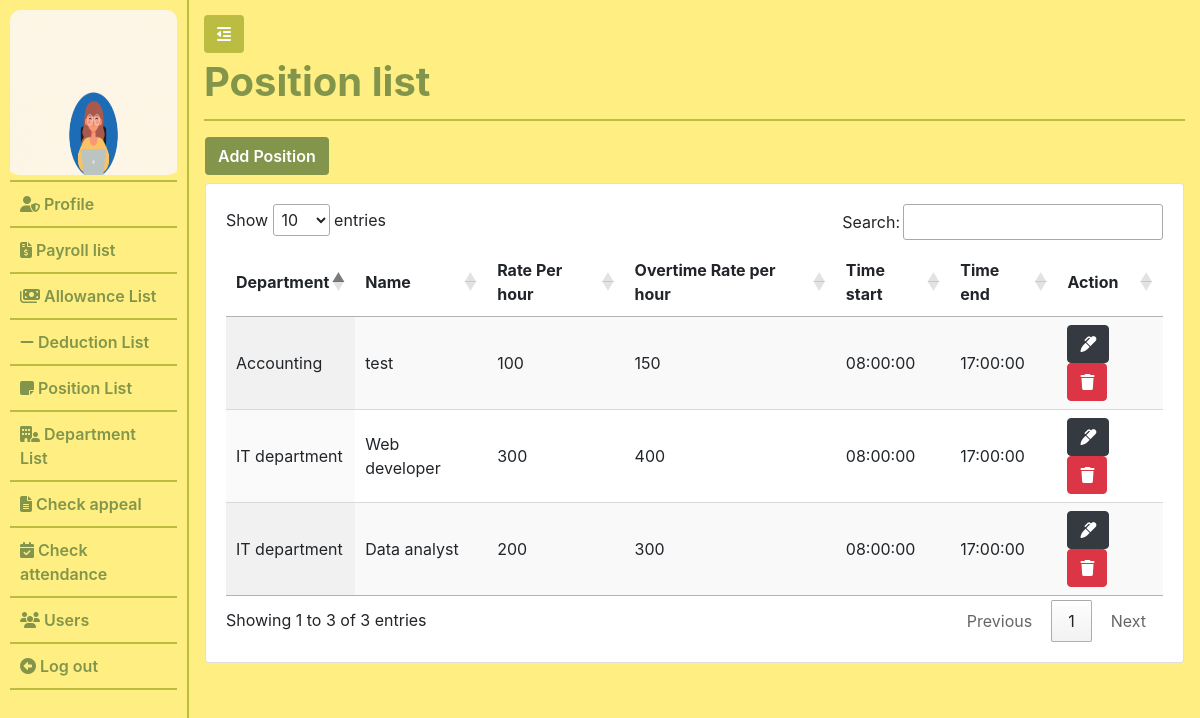
/admin/position_list.php (signed in), run on the app's committed database.
### tables this page shows
CREATE TABLE `users` (
  `id` int(11) NOT NULL,
  `username` varchar(255) NOT NULL,
  `password` varchar(255) NOT NULL,
  `first_name` varchar(64) NOT NULL,
  `last_name` varchar(64) NOT NULL,
  `user_role` varchar(255) NOT NULL,
  `user_image` varchar(255) DEFAULT NULL,
  `qr_code` varchar(255) NOT NULL,
  `qrcode_path` text NOT NULL,
  `position_id` int(11) NOT NULL
);

CREATE TABLE `position` (
  `id` int(11) NOT NULL,
  `position_name` varchar(255) NOT NULL,
  `rate_per_hour` int(11) NOT NULL,
  `rate_per_overtime` int(11) NOT NULL,
  `department_id` int(11) NOT NULL,
  `time_start` time NOT NULL,
  `time_end` time NOT NULL
);

CREATE TABLE `department` (
  `id` int(11) NOT NULL,
  `name` text NOT NULL
);

### common/classes/Session_user.php (called while the page is built, shortened)
<?php
    Class Session{
        private $id;
        public function get_user_id(){
            return $this->id;
        }
        public function check_if_logged_in(){
            if(isset($_SESSION['id']) && isset($_SESSION['user_role'])){
                $this->id = $_SESSION['id'];
            }else{
                unset($this->id);
                unset($this->user_role);
                $this->logged_in = false;
            }
        }
    }
    $session = new Session();

### common/classes/Database.php (called while the page is built, shortened)
<?php
    class Database{
        private $connection;
        public $servername = "localhost";
        public $user = "root";
        public $password = "";
        public $database_name = "ams_with_qrcode";
        public function connect_database(){
            $db = new mysqli($this->servername, $this->user, $this->password, $this->database_name);
            $this->connection = $db;
        }
        public function query($sql){
            $result =  $this->connection->query($sql);
            return $result;
        }
        public function prepare_query($sql){
            return $this->connection->prepare($sql);
        }
    }
    $database = new Database();
?>

### common/classes/DB_object.php (called while the page is built, shortened)
<?php
    class DB_object{
        protected static $db_name = "users";
        public static function find_by_id( $id){
            $result = static::find_by_query("SELECT * FROM " . static::$db_name . " WHERE id = $id");
            return (!empty($result)) ? array_shift($result) : false;
        }
        public static function find_by_query($sql){
            global $database;
            $result_query = $database->query($sql);
            $the_object_array = [];
            while($row = mysqli_fetch_assoc($result_query)){
                $the_object_array[] = static::instantiation($row);
            }
            return $the_object_array;
        }
        public static function instantiation($row){
            $called_object = new $get_called_class;
            foreach($row as $attribute => $value){
                if($called_object->has_attribute($attribute)){
                    $called_object->$attribute = $value;
                }
            }
            return $called_object;
        }
        public function has_attribute($attribute){
            $object_properties = get_object_vars($this);
            return array_key_exists($attribute, $object_properties);
        }
    }
?>

### common/classes/User.php (called while the page is built, shortened)
<?php
    class User extends DB_object{
        public $user_image;
        private $upload_directory = "..".DS."admin".DS.'images';
        private $img_placeholder = "https://place-hold.it/128x128?text=User+image";
        public function display_user_photo(){
            return (empty($this->user_image)) ? $this->img_placeholder : $this->upload_directory.DS.$this->user_image;
        }
    }
?>

### common/classes/Position.php (called while the page is built, shortened)
<?php
    class Position extends DB_object{
        public static function find_all_joint_table(){
            global $database;
            $fetch_position_query = $database->prepare_query("SELECT position.id, position.position_name, position.rate_per_hour, position.rate_per_overtime, position.time_start, position.time_end, department.name FROM position INNER JOIN department ON position.department_id = department.id");
            $fetch_position_query->execute();
                return $fetch_position_query;
        }
    }

### admin/position_list.php (the view, shortened to what this page needs)
<?php require_once "includes/header.php" ?>
<?php
    $all_position = Position::find_all_joint_table();
    $all_position->bind_result($position_id, $position_name, $position_rate_per_hour, $position_rate_per_overtime, $time_start, $time_end, $department);
?>
                <?php require_once "includes/side-nav.php" ?>
                <div class="page-wrapper">
                    <button class="btn toggle-icon">
                        <span> <i class="fas fa-outdent"></i> </span>
                    </button>
                    <div class="page-header">
                        <h1 class="">Position list</h1>
                    </div>
                        <div class="row">
                            <div class="col-lg-12 p-3">
                            <div>
                            <a href="add_position.php" class='btn add_user_btn mb-2'>Add Position</a>
                            <div class="card">
                                <div class="card-body">
                                <table class="display hover table-responsive-lg " id='position_table'>
                                    <thead>
                                        <tr>
                                            <th>Department</th>
                                            <th>Name</th>
                                            <th>Rate Per hour</th>
                                            <th>Overtime Rate per hour</th>
                                            <th>Time start</th>
                                            <th>Time end</th>
                                            <th>Action</th>
                                        </tr>
                                    </thead>
                                    <tbody>
                                            <?php while($all_position->fetch()): ?>
                                                <tr pId=<?= $position_id ?>>
                                                    <td> <?= $department; ?> </td>
                                                    <td> <?= $position_name ?> </td>
                                                    <td> <?= $position_rate_per_hour ?> </td>
                                                    <td> <?= $position_rate_per_overtime ?> </td>
                                                    <td><?= $time_start ?></td>
                                                    <td><?= $time_end ?></td>
                                                    <td> <div>
                                                        <a href='edit_position.php?pId=<?=$position_id?>' class='btn btn-dark'> <i class='fas fa-marker'></i> </a>
                                                        <button title='Delete' type='submit' class='btn btn-danger delete_btn' positionId=<?= $position_id ?> > <i class='fas fa-trash'></i> </button>
                                            </div> </td>
                                                </tr>
                                            <?php endwhile; ?>
                                    </tbody>
                                </table>
                                </div>
                            </div>
                        </div>
                </div>
        <?php require_once "includes/footer.php" ?>

### admin/includes/side-nav.php
<div id="my-nav" class="side-nav">
                        <ul class="navbar-nav flex-column vertical-nav">
                            <div class="user-image-container">
                                <img src="<?= $user->display_user_photo() ?>" alt="" id="user_image">
                            </div>
                                <li class="nav-item ">
                                    <a class="nav-link" href="profile.php"> <i class="fas fa-user-shield"></i> Profile</a>
                                </li>
                                <li class="nav-item">
                                    <a class="nav-link " href="payroll.php" > <i class="fas fa-file-invoice-dollar"></i> Payroll list</a>
                                </li>
                                <li class="nav-item">
                                    <a class="nav-link " href="allowance.php" > <i class="fas fa-money-bills"></i> Allowance List</a>
                                </li>
                                <li class="nav-item">
                                    <a class="nav-link " href="admin_deduction.php" > <i class="fas fa-minus"></i> Deduction List</a>
                                </li>
                                <li class="nav-item">
                                    <a class="nav-link " href="position_list.php" > <i class="fas fa-note-sticky"></i> Position List</a>
                                </li>
                                <li class="nav-item">
                                    <a class="nav-link " href="admin_department.php" > <i class="fas fa-building-user"></i> Department List</a>
                                </li>
                                <li class="nav-item">
                                    <a class="nav-link " href="admin_appeal.php" > <i class="fas fa-file-lines"></i> Check appeal</a>
                                </li>
                                <li class="nav-item">
                                    <a class="nav-link " href="check_attendance.php" > <i class="fas fa-calendar-check"></i> Check attendance</a>
                                </li>
                                <li class="nav-item">
                                    <a class="nav-link " href="users.php" > <i class="fas fa-users"></i> Users</a>
                                </li>
                            <li class="nav-item">
                                <a class="nav-link " href="logout.php" > <i class="fas fa-arrow-alt-circle-left"></i> Log out</a>
                            </li>
                        </ul>
                </div>

### admin/css/style.css (style rules this page uses)
* { box-sizing: border-box; }
body,html { height: 100%; width: 100%; }
.side-nav { width: 225px; background-color: #FFEF82; padding-top: 10px; border-right: 2px solid #BABD42; }
.user-image-container { border-bottom: 2px solid #BABD42; }
#user_image { border-radius: 10px; height: 170px; width: 100%; padding-bottom: 5px; }
.side-nav ul { padding: 0px 10px; height: 100vh; }
.side-nav .nav-item .nav-link { border-bottom: 2px solid #BABD42; color: #82954B; font-weight: 600; padding: 10px; }
.page-wrapper { padding: 15px; width: 100%; background-color: #FFEF82; }
.toggle-icon { background-color: #BABD42; color: #fff; }
.page-header { padding: 5px 0; border-bottom: 2px solid #BABD42; }
.page-header h1, .title-page { color:#82954B; font-weight: 700; }
.export_btn, .update_user_btn, .attendance_action_btn, .session_message, .report_btn, .add_user_btn, .add_appeal_btn, .add_deduction_btn, .add_allowance_btn, .add_salary_btn { background-color: #82954B; color: #fff; font-weight: 600; }

### data on the page
users: user_image (picture)
position: department.name "IT department", position_name "Web developer", rate_per_hour "300", rate_per_overtime "400", time_start "08:00:00", time_end "17:00:00"
position: department.name "IT department", position_name "Data analyst", rate_per_hour "200", rate_per_overtime "300", time_start "08:00:00", time_end "17:00:00"
position: department.name "Accounting", position_name "test", rate_per_hour "100", rate_per_overtime "150", time_start "08:00:00", time_end "17:00:00"
